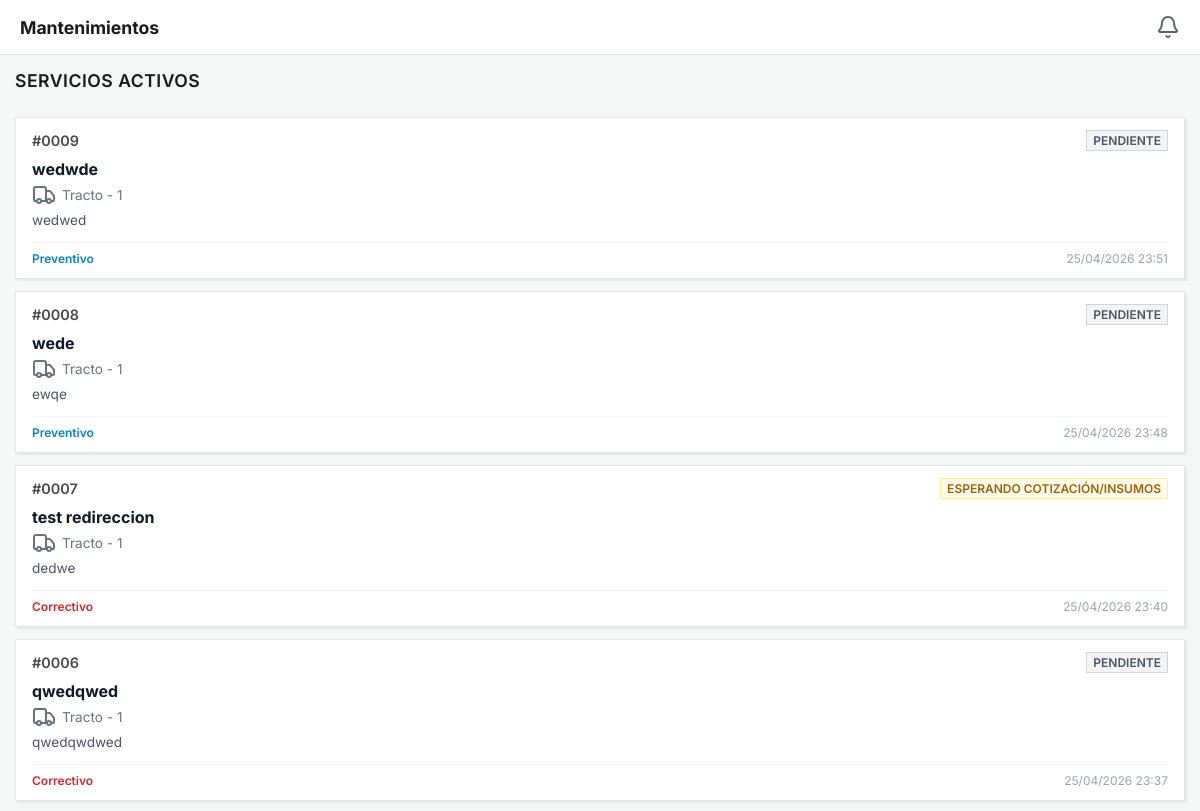
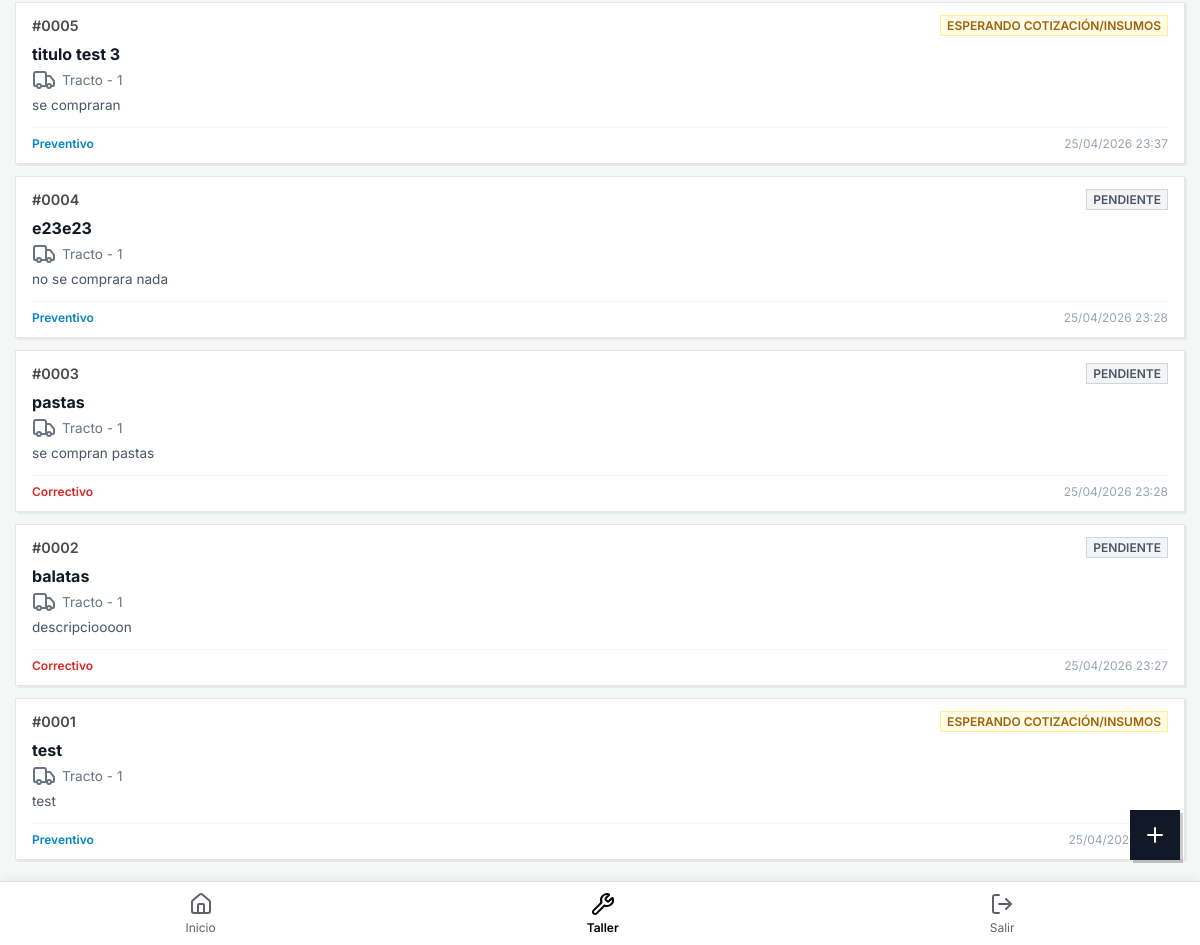
The page /staff/maintenance/ (signed in) on the database as committed earlier (2 pictures, top to bottom).
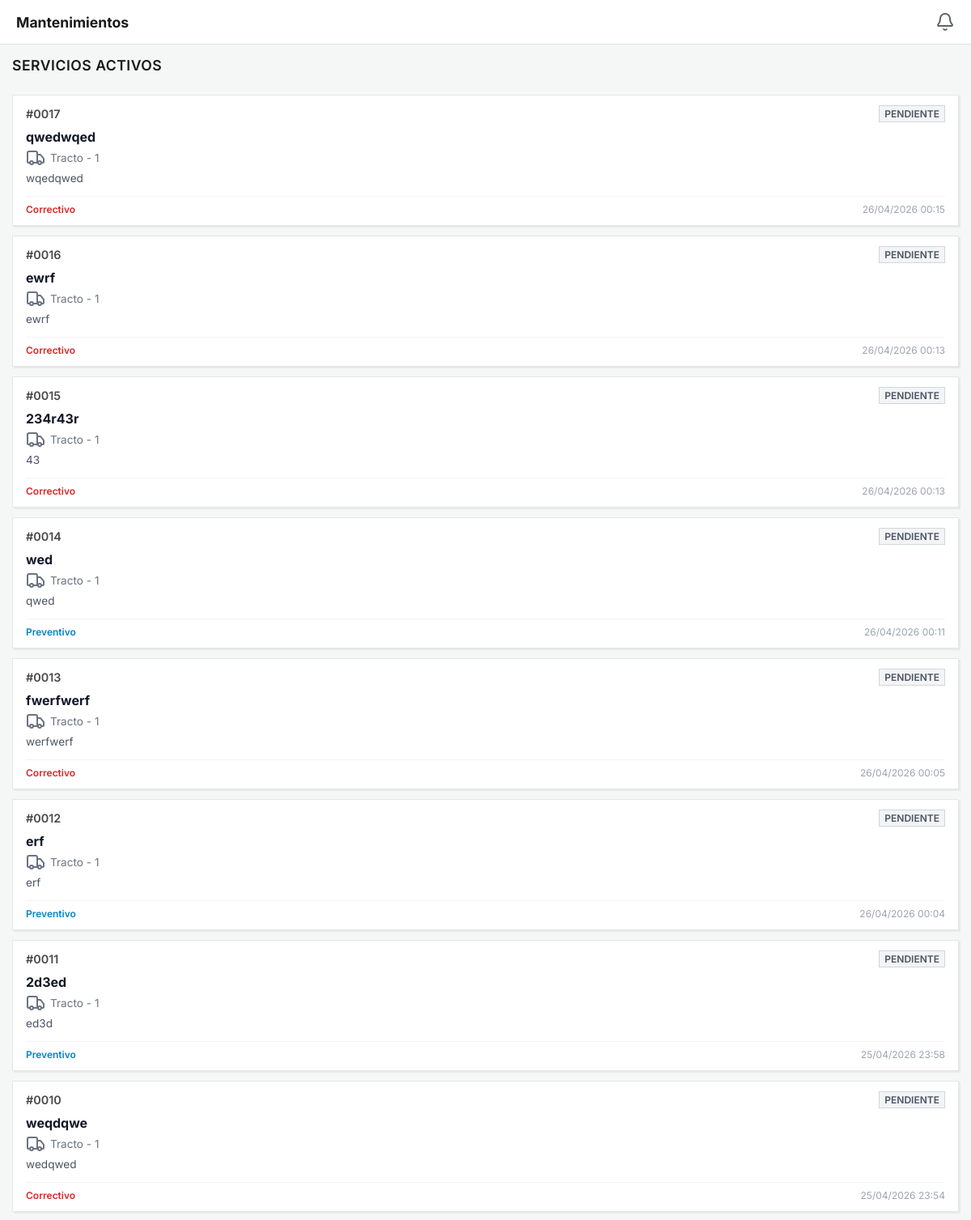
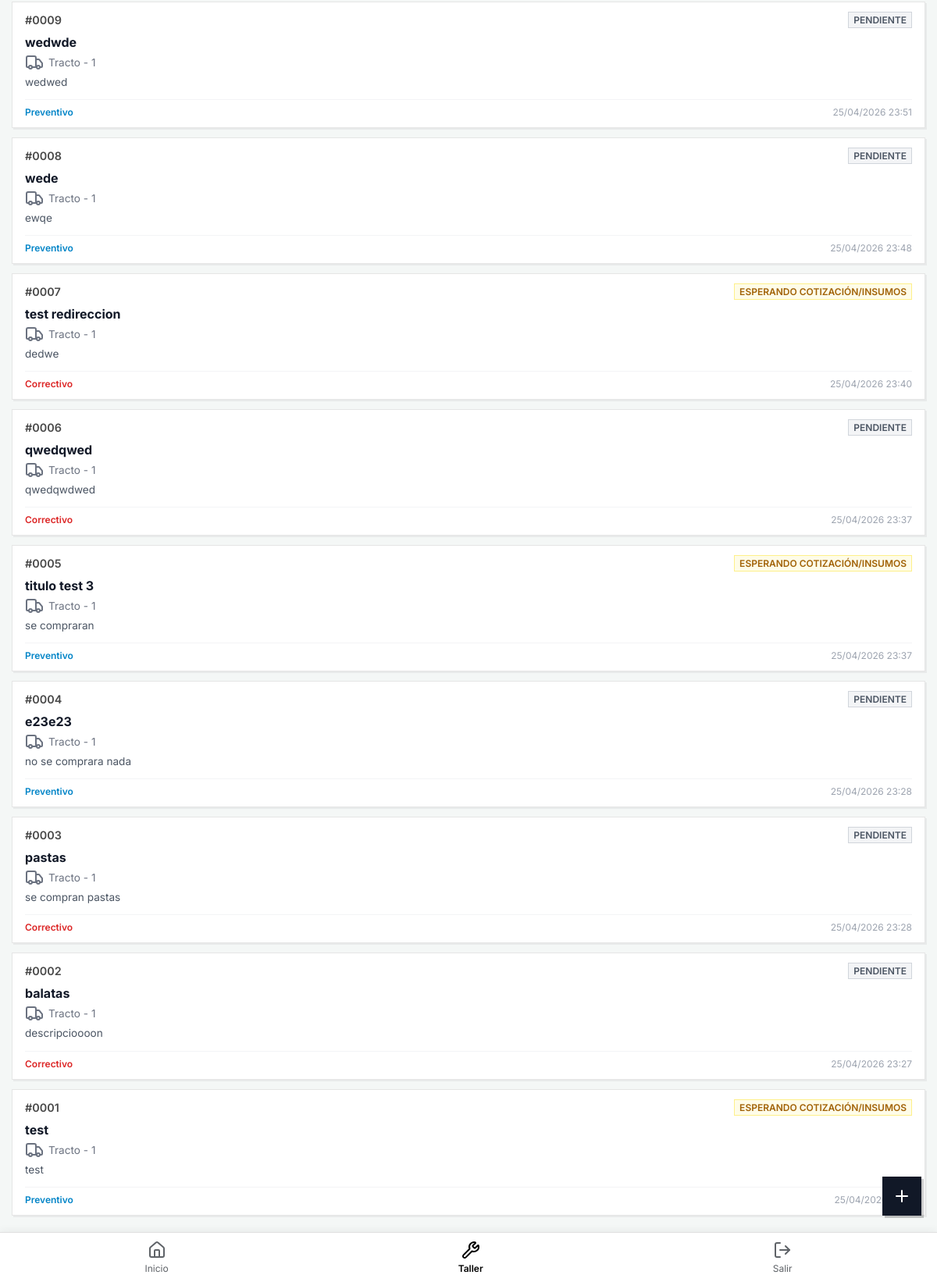
The same page on the database as committed later (2 pictures, top to bottom).
### home/models.py (models this page shows, shortened)
class MaintenanceService(models.Model):
    STATUS_CHOICES = [
        ('pendiente', 'Pendiente'),
        ('en_progreso', 'En Progreso'),
        ('esperando_insumos', 'Esperando Cotización/Insumos'),
        ('terminado', 'Terminado'),
    ]
    SERVICE_TYPES = [
        ('preventivo', 'Preventivo'),
        ('correctivo', 'Correctivo'),
    ]
    title = models.CharField(max_length=150, verbose_name="Título del Servicio")
    description = models.TextField(verbose_name="Descripción del Problema/Servicio")
    service_type = models.CharField(max_length=20, choices=SERVICE_TYPES, default='correctivo')
    status = models.CharField(max_length=30, choices=STATUS_CHOICES, default='pendiente')
    asset = models.ForeignKey('Asset', on_delete=models.CASCADE, related_name='services', verbose_name="Activo")
    reported_by = models.ForeignKey(settings.AUTH_USER_MODEL, on_delete=models.SET_NULL, null=True, related_name='reported_services')
    start_date = models.DateTimeField(null=True, blank=True, verbose_name="Fecha de Inicio")
    end_date = models.DateTimeField(null=True, blank=True, verbose_name="Fecha de Término")
    created_at = models.DateTimeField(auto_now_add=True)
    updated_at = models.DateTimeField(auto_now=True)
    class Meta:
        db_table = 'home_maintenance_service'
        ordering = ['-created_at']

class Asset(models.Model):
    ASSET_TYPE_CHOICES = [
        ('tracto', 'Tracto'),
        ('caja', 'Caja'),
    ]
    asset_type = models.CharField(
        max_length=10,
        choices=ASSET_TYPE_CHOICES,
        verbose_name="Tipo de Activo"
    )
    number = models.CharField(max_length=50, unique=True, verbose_name="Número Económico")
    observations = models.TextField(blank=True, null=True, verbose_name="Observaciones")
    created_at = models.DateTimeField(auto_now_add=True)
    updated_at = models.DateTimeField(auto_now=True)
    brand = models.CharField(max_length=100, blank=True, null=True, verbose_name="Marca")
    model_name = models.CharField(max_length=100, blank=True, null=True, verbose_name="Modelo")
    transmission = models.CharField(max_length=100, blank=True, null=True, verbose_name="Transmisión")
    operator = models.CharField(max_length=150, blank=True, null=True, verbose_name="Operador")
    operator_number = models.CharField(max_length=50, blank=True, null=True, verbose_name="Número de Operador")
    engine = models.CharField(max_length=100, blank=True, null=True, verbose_name="Motor")
    plates = models.CharField(max_length=20, blank=True, null=True, verbose_name="Placas")
    dimensions = models.CharField(max_length=100, blank=True, null=True, verbose_name="Dimensiones")
    state = models.CharField(max_length=100, blank=True, null=True, verbose_name="Estado")
    condition = models.CharField(max_length=100, blank=True, null=True, verbose_name="Condición")
    class Meta:
        verbose_name = "Activo"
        verbose_name_plural = "Activos"
        ordering = ['-created_at']

### staff/views.py (the view)
# urls.py: path('maintenance/', user_passes_test(is_staff_user)(views.staff_maintenance_list), name='maintenance_list'),
def staff_maintenance_list(request):
    active_services = maintenance_ctrl.get_active_services_for_staff()
    return render(request, 'maintenance/maintenance_list.html', {
        'services': active_services
    })

### staff/controllers/maintenance.py (called while the page is built)
def get_active_services_for_staff():
    return MaintenanceService.objects.select_related('asset').exclude(status='terminado').order_by('-created_at')

### staff/urls.py (called while the page is built)
def is_staff_user(user):
    return user.is_authenticated and user.role == 'staff'

### staff/templates/maintenance/maintenance_list.html
{% extends 'mobile.html' %}
{% load static %}
{% block page_title %}Mantenimientos{% endblock %}
{% block extra_css %}
<link rel="stylesheet" href="{% static 'css/staff_maintenance_list.css' %}">
{% endblock %}
{% block content %}
<div class="maintenance-container">
    <div class="list-header">
        <h2 class="section-title">Servicios Activos</h2>
    </div>
    <div class="service-list">
        {% for service in services %}
        <div class="service-card">
            <div class="card-header">
                <span class="service-id">#{{ service.id|stringformat:"04d" }}</span>
                <span class="status-badge status-{{ service.status }}">
                    {{ service.get_status_display }}
                </span>
            </div>
            <div class="card-body">
                <h4 class="service-title">{{ service.title }}</h4>
                <p class="service-asset">
                    <i data-lucide="truck"></i> {{ service.asset.get_asset_type_display }} - {{ service.asset.number }}
                </p>
                <p class="service-desc">{{ service.description|truncatechars:80 }}</p>
            </div>
            <div class="card-footer">
                <span class="service-type type-{{ service.service_type }}">{{ service.get_service_type_display }}</span>
                <span class="service-date">{{ service.created_at|date:"d/m/Y H:i" }}</span>
            </div>
        </div>
        {% empty %}
        <div class="empty-state">
            <i data-lucide="inbox"></i>
            <p>No hay mantenimientos activos en este momento.</p>
        </div>
        {% endfor %}
    </div>
    <a href="{% url 'create_maintenance' %}" class="fab-button" aria-label="Nuevo Servicio">
        <i data-lucide="plus"></i>
    </a>
</div>
{% endblock %}

### templates/mobile.html (shortened to what this page needs)
{% load static %}
<!DOCTYPE html>
<html lang="es-MX">
<head>
    <link rel="stylesheet" href="{% static 'css/base.css' %}">
    <link rel="stylesheet" href="{% static 'css/mobile.css' %}">
    {% block extra_css %}{% endblock %}
</head>
<body>
    <header class="mobile-header">
        <h3 style="margin:0; font-size: 1.1rem;">{% block page_title %}Taller{% endblock %}</h3>
        <i data-lucide="bell" style="color: var(--text-secondary);"></i>
    </header>
    <main class="content-mobile">
        {% block content %}
        {% endblock %}
    </main>
    <nav class="bottom-nav">
        <a href="{% url 'index_staff' %}" class="nav-item-mobile {% if request.resolver_match.url_name == 'index_staff' %}active{% endif %}">
            <i data-lucide="home"></i>
            <span>Inicio</span>
        </a>
        <a href="{% url 'maintenance_list' %}" class="nav-item-mobile {% if request.resolver_match.url_name == 'maintenance_list' %}active{% endif %}">
            <i data-lucide="wrench"></i>
            <span>Taller</span>
        </a>
        <form action="{% url 'logout' %}" method="post" style="display:inline;">
            <button type="submit" class="nav-item-mobile" style="background:none; border:none; cursor:pointer;">
                <i data-lucide="log-out"></i>
                <span>Salir</span>
            </button>
        </form>
    </nav>
</body>
</html>

### static/css/base.css (style rules this page uses)
:root { --bg-color: #f4f7f6; --sidebar-bg: #ffffff; --border-color: #e0e0e0; --text-primary: #1a1a1a; --text-secondary: #5f6368; --text-active: #000000; --text-muted: #666666; --accent-color: #2b2b2b; --accent-line: #000000; --success-color: #2ecc71; --warning-color: #f39c12; --danger-color: #e74c3c; --sidebar-width: 260px; --card-shadow: 0 1px 3px rgba(0,0,0,0.05); }
* { margin: 0; padding: 0; box-sizing: border-box; font-family: 'Inter', sans-serif; }
body { background-color: var(--bg-color); color: var(--text-primary); }

### static/css/staff_maintenance_list.css (style rules this page uses)
.maintenance-container { display: flex; flex-direction: column; gap: 1rem; }
.section-title { font-size: 1.1rem; font-weight: 600; color: var(--text-primary, #1a1a1a); margin: 0 0 10px 0; text-transform: uppercase; letter-spacing: 0.5px; }
.service-list { display: flex; flex-direction: column; gap: 12px; }
.service-card { background: #ffffff; border: 1px solid #e5e5e5; border-radius: 0; padding: 12px 16px; box-shadow: 2px 2px 0px rgba(0,0,0,0.05); }
.card-header { display: flex; justify-content: space-between; align-items: center; margin-bottom: 8px; }
.service-id { font-weight: 600; font-size: 0.9rem; color: #4a4a4a; }
.status-badge { font-size: 0.75rem; font-weight: 600; padding: 2px 6px; border-radius: 0; text-transform: uppercase; }
.status-pendiente { background: #f3f4f6; color: #4b5563; border: 1px solid #d1d5db; }
.status-esperando_insumos { background: #fefce8; color: #a16207; border: 1px solid #fef08a; }
.card-body { margin-bottom: 12px; }
.service-title { margin: 0 0 4px 0; font-size: 1rem; color: #111827; }
.service-asset { font-size: 0.85rem; color: #6b7280; display: flex; align-items: center; gap: 6px; margin: 0 0 4px 0; }
.service-desc { font-size: 0.85rem; color: #4b5563; margin: 0; line-height: 1.4; }
.card-footer { display: flex; justify-content: space-between; align-items: center; border-top: 1px solid #f3f4f6; padding-top: 8px; font-size: 0.75rem; color: #9ca3af; }
.service-type { font-weight: 600; }
.type-preventivo { color: #0284c7; }
.type-correctivo { color: #dc2626; }
.fab-button { position: fixed; bottom: 85px; right: 20px; width: 50px; height: 50px; background: #111827; color: white; display: flex; align-items: center; justify-content: center; border-radius: 0; box-shadow: 3px 3px 0px rgba(0,0,0,0.2); z-index: 100; text-decoration: none; transition: transform 0.1s; }

### templates/mobile.html (style rules this page uses)
body { padding-bottom: 70px; background-color: var(--bg-color); }
.mobile-header { background: white; padding: 15px 20px; display: flex; justify-content: space-between; align-items: center; border-bottom: 1px solid var(--border-color); position: sticky; top: 0; z-index: 100; }
.bottom-nav { position: fixed; bottom: 0; width: 100%; background: white; border-top: 1px solid var(--border-color); display: flex; justify-content: space-around; padding: 10px 0; box-shadow: 0 -2px 10px rgba(0,0,0,0.05); z-index: 1000; padding-bottom: calc(10px + env(safe-area-inset-bottom)); }
.nav-item-mobile { display: flex; flex-direction: column; align-items: center; text-decoration: none; color: var(--text-secondary); font-size: 0.75rem; gap: 4px; }
.nav-item-mobile.active { color: var(--text-active); font-weight: 600; }
.content-mobile { padding: 15px; }

Rows that differ between the two databases and show on the page:
added MaintenanceService: id "0017", status "PENDIENTE", title "qwedwqed", asset.asset_type "Tracto", asset.number "1", description "wqedqwed", service_type "Correctivo", created_at "26/04/2026 00:15"
added MaintenanceService: id "0016", status "PENDIENTE", title "ewrf", asset.asset_type "Tracto", asset.number "1", description "ewrf", service_type "Correctivo", created_at "26/04/2026 00:13"
added MaintenanceService: id "0015", status "PENDIENTE", title "234r43r", asset.asset_type "Tracto", asset.number "1", description "43", service_type "Correctivo", created_at "26/04/2026 00:13"
added MaintenanceService: id "0014", status "PENDIENTE", title "wed", asset.asset_type "Tracto", asset.number "1", description "qwed", service_type "Preventivo", created_at "26/04/2026 00:11"
added MaintenanceService: id "0013", status "PENDIENTE", title "fwerfwerf", asset.asset_type "Tracto", asset.number "1", description "werfwerf", service_type "Correctivo", created_at "26/04/2026 00:05"
added MaintenanceService: id "0012", status "PENDIENTE", title "erf", asset.asset_type "Tracto", asset.number "1", description "erf", service_type "Preventivo", created_at "26/04/2026 00:04"
added MaintenanceService: id "0011", status "PENDIENTE", title "2d3ed", asset.asset_type "Tracto", asset.number "1", description "ed3d", service_type "Preventivo", created_at "25/04/2026 23:58"
added MaintenanceService: id "0010", status "PENDIENTE", title "weqdqwe", asset.asset_type "Tracto", asset.number "1", description "wedqwed", service_type "Correctivo", created_at "25/04/2026 23:54"
